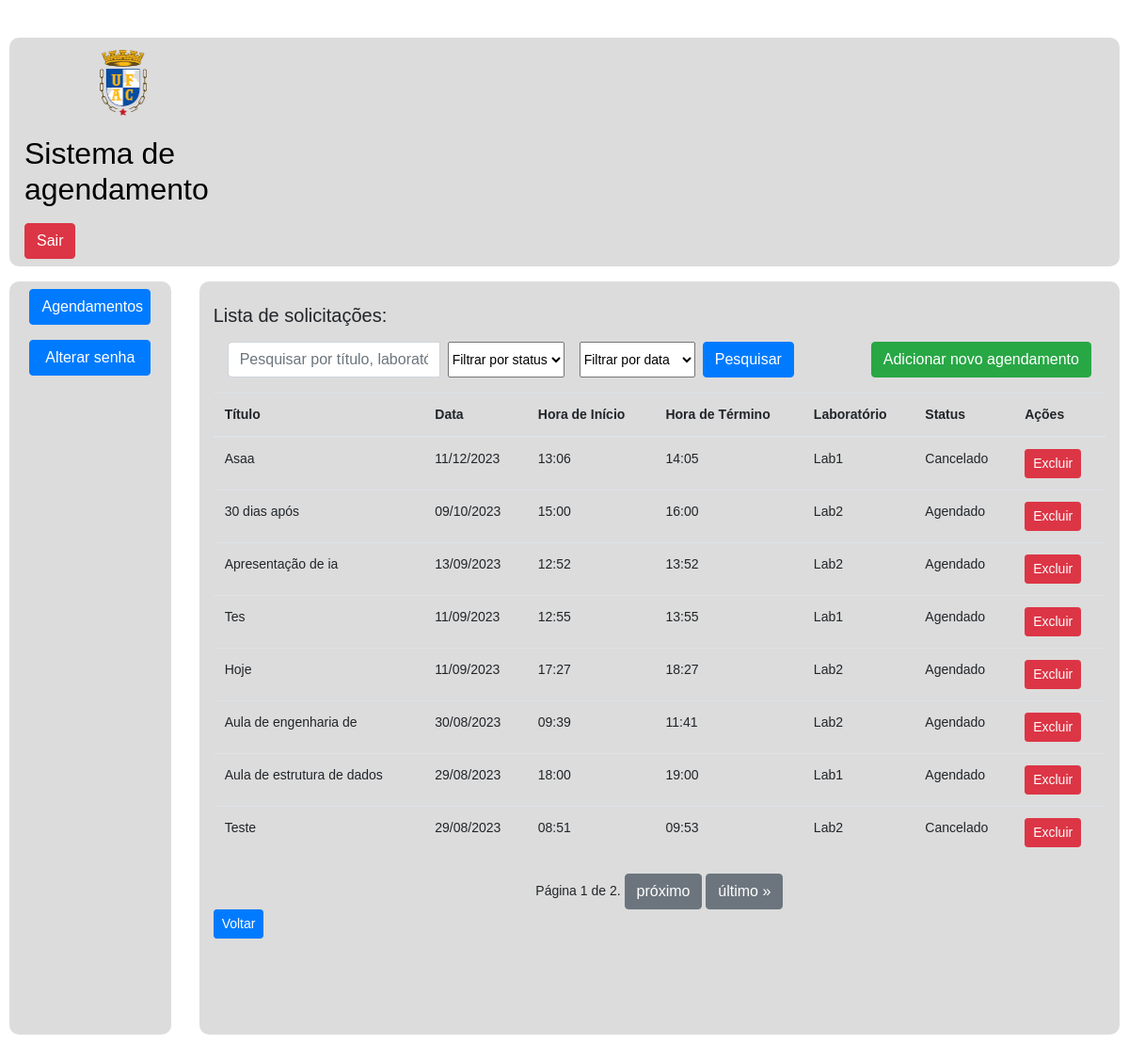
The app's page /professor/lista_professor/ (signed in), older data.
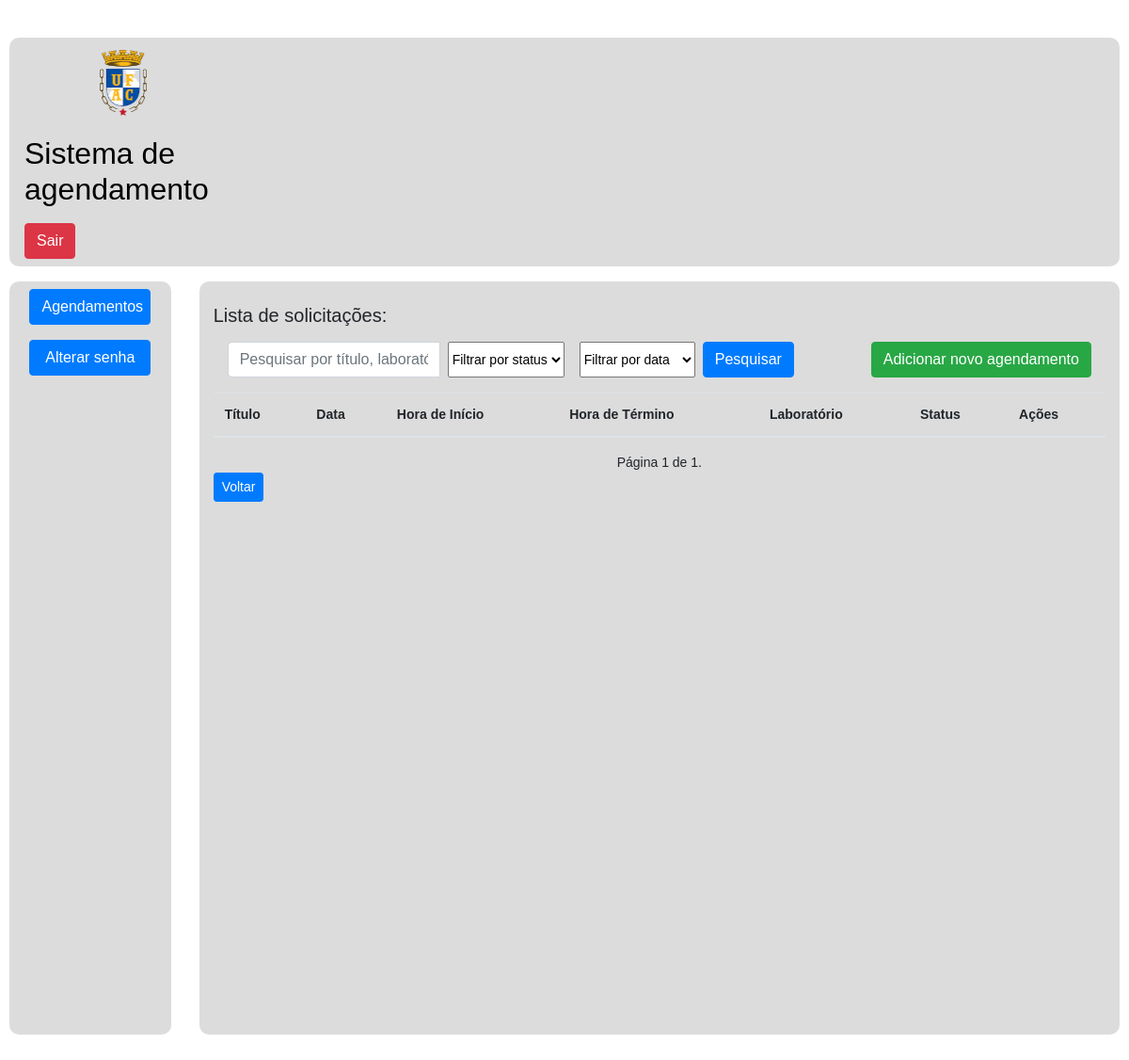
The same page, newer data.
### secretaria/models.py (models this page shows, shortened)
class Agendamento(models.Model):
    titulo = models.CharField(max_length=200)
    data = models.DateField()
    hora_inicio = models.TimeField()
    hora_fim = models.TimeField()
    laboratorio = models.ForeignKey(Laboratorio, on_delete=models.CASCADE)
    tipo = models.ForeignKey(Tipo, on_delete=models.CASCADE)
    user = models.ForeignKey(User, on_delete=models.CASCADE, null=True, blank=True)
    status = models.CharField(max_length=30)
    opicional = models.TextField(null=True, blank=True)
    class Meta:
        verbose_name = 'Agendamento'
        verbose_name_plural = 'Agendamentos'
        ordering = ['-data']

### laboratorio/models.py (models this page shows)
class Laboratorio(models.Model):
    name = models.CharField(max_length=60)
    qt_maquinas = models.IntegerField(blank=False, null=False)  # blank= não obrigatorio/null=aceita valor nulo
    class Meta:
        verbose_name = 'Laboratorio'
        verbose_name_plural = 'Laboratorio'
        ordering = ['id']
    def __str__(self):
        return self.name

### professor/views.py (the view)
# urls.py: path('lista_professor/', views.listar_professor, name='listar_professor'),
@login_required(login_url='/contas/login/')
@user_passes_test(is_professor)
def listar_professor(request):
    template_name = 'professor/lista_agendamento_professor.html'
    query = request.POST.get('query')
    status1 = request.POST.get('status1')
    data = request.POST.get('data')
    data_atual = timezone.now()
    consulta = Agendamento.objects.all()#filter(user=request.user)
    if data == 'hoje':
        consulta = consulta.filter(data=data_atual.date())
    elif data == 'proxima_semana':
        data_futuro = data_atual + timedelta(days=7)
        consulta = consulta.filter(data__range=[data_atual.date(), data_futuro.date()])
    elif data == 'proxima_mes':
        data_futuro = data_atual + timedelta(days=30)
        consulta = consulta.filter(data__range=[(data_atual + timedelta(days=1)).date(), data_futuro.date()])
    elif data == 'semana_anterior':
        data_passado = data_atual - timedelta(days=7)
        consulta = consulta.filter(data__range=[data_passado.date(), (data_atual - timedelta(days=0)).date()])
    elif data == 'mes_anterior':
        data_passado = data_atual - timedelta(days=30)
        consulta = consulta.filter(data__range=[data_passado.date(), (data_atual - timedelta(days=1)).date()])
    elif data == 'todas':
        pass
    if query:
        consulta = consulta.filter(
            Q(titulo__icontains=query) |
            Q(tipo__titulo__icontains=query) |
            Q(laboratorio__name__icontains=query))
    if status1:
        consulta = consulta.filter(status=status1)
    paginator = Paginator(consulta, 8)
    page_number = request.GET.get("page")
    agendamentos = paginator.get_page(page_number)
    context = {
        'agendamentos': agendamentos
    }
    return render(request, template_name, context)

### professor/views.py (called while the page is built)
def is_professor(user):
    return user.groups.filter(name='Professor').exists()

### templates/professor/lista_agendamento_professor.html (shortened to what this page needs)
{% extends 'professor/base_professor.html' %}
{% block container %}
    <div class="container-fluid">
    <h5 class="mt-4">Lista de solicitações:</h5>
    <table class="table table-striped4">
        <thead>
            <tr>
                <th scope="col">Título</th>
                <th scope="col">Data</th>
                <th scope="col">Hora de Início</th>
                <th scope="col">Hora de Término</th>
                <th scope="col">Laboratório</th>
                <th scope="col">Status</th>
                <th scope="col">Ações</th>
            </tr>
        </thead>
        <tbody>
            {% for agendamento in agendamentos %}
            <tr>
                <td>{{ agendamento.titulo }}</td>
                <td>{{ agendamento.data|date:"d/m/Y" }}</td>
                <td>{{ agendamento.hora_inicio }}</td>
                <td>{{ agendamento.hora_fim }}</td>
                 <td>{{ agendamento.laboratorio }}</td>
                 <td>{{ agendamento.status }}</td>
                <td>
                    <form id="DeleteForm{{ agendamento.id }}" action="{% url 'professor:excluir_agendamento' agendamento.id %}" method="post">
                             <button type="button" class="btn btn-danger btn-sm" data-toggle="modal" onclick="DeleteModal({{ agendamento.id }})">
                                Excluir
                            </button>
                    </form>
                </td>
            </tr>
            {% endfor %}
        </tbody>
            <div class="container mt-3">
            <div class="row my-3">
                <div class="col-md-8">
                    <form method="POST" class="form-inline">
                        <div class="input-group">
                            <input type="text" name="query" placeholder="Pesquisar por título, laboratório e tipo" class="form-control" value="{{ query|default:'' }}">
                            <select name="status1" class="form-select mx-2">
                                <option value="">Filtrar por status</option>
                            </select>
                            <select name="data" class="form-select mx-2">
                                <option value="">Filtrar por data</option>
                            </select>
                            <button type="submit" class="btn btn-primary">Pesquisar</button>
                        </div>
                    </form>
                </div>
                <div class="col-md-4 text-md-right">
                    <a href="{% url 'professor:agendar_professor' %}" class="btn btn-success">Adicionar novo agendamento</a>
                </div>
            </div>
        </div>
    </table>
    <div class="pagination d-flex justify-content-center align-items-center">
            <span class="step-links">
                <span class="current">
                    Página {{ agendamentos.number }} de {{ agendamentos.paginator.num_pages }}.
                </span>
                {% if agendamentos.has_next %}
                    <a href="?page={{ agendamentos.next_page_number }}" class="btn btn-secondary">próximo</a>
                    <a href="?page={{ agendamentos.paginator.num_pages }}" class="btn btn-secondary">último &raquo;</a>
                {% endif %}
            </span>
      </div>
      <div class="text-left">
         <a href="{% url 'professor:pag_professor' %}" class="btn btn-primary btn-sm">Voltar</a>
      </div>
    </div>
{% endblock %}

Row changes from the older to the newer data that the page shows:
removed Agendamento: titulo "Asaa", data "11/12/2023", hora_inicio "13:06", hora_fim "14:05", laboratorio "Lab1", status "Cancelado"
removed Agendamento: titulo "30 dias após", data "09/10/2023", hora_inicio "15:00", hora_fim "16:00", laboratorio "Lab2", status "Agendado"
removed Agendamento: titulo "Apresentação de ia", data "13/09/2023", hora_inicio "12:52", hora_fim "13:52", laboratorio "Lab2", status "Agendado"
removed Agendamento: titulo "Tes", data "11/09/2023", hora_inicio "12:55", hora_fim "13:55", laboratorio "Lab1", status "Agendado"
removed Agendamento: titulo "Hoje", data "11/09/2023", hora_inicio "17:27", hora_fim "18:27", laboratorio "Lab2", status "Agendado"
removed Agendamento: titulo "Aula de engenharia de", data "30/08/2023", hora_inicio "09:39", hora_fim "11:41", laboratorio "Lab2", status "Agendado"
removed Agendamento: titulo "Aula de estrutura de dados", data "29/08/2023", hora_inicio "18:00", hora_fim "19:00", laboratorio "Lab1", status "Agendado"
removed Agendamento: titulo "Teste", data "29/08/2023", hora_inicio "08:51", hora_fim "09:53", laboratorio "Lab2", status "Cancelado"
Text that changed along with them:
{{ agendamentos.paginator.num_pages }}: "2" → "1"
text no longer shown: "próximo último »"
